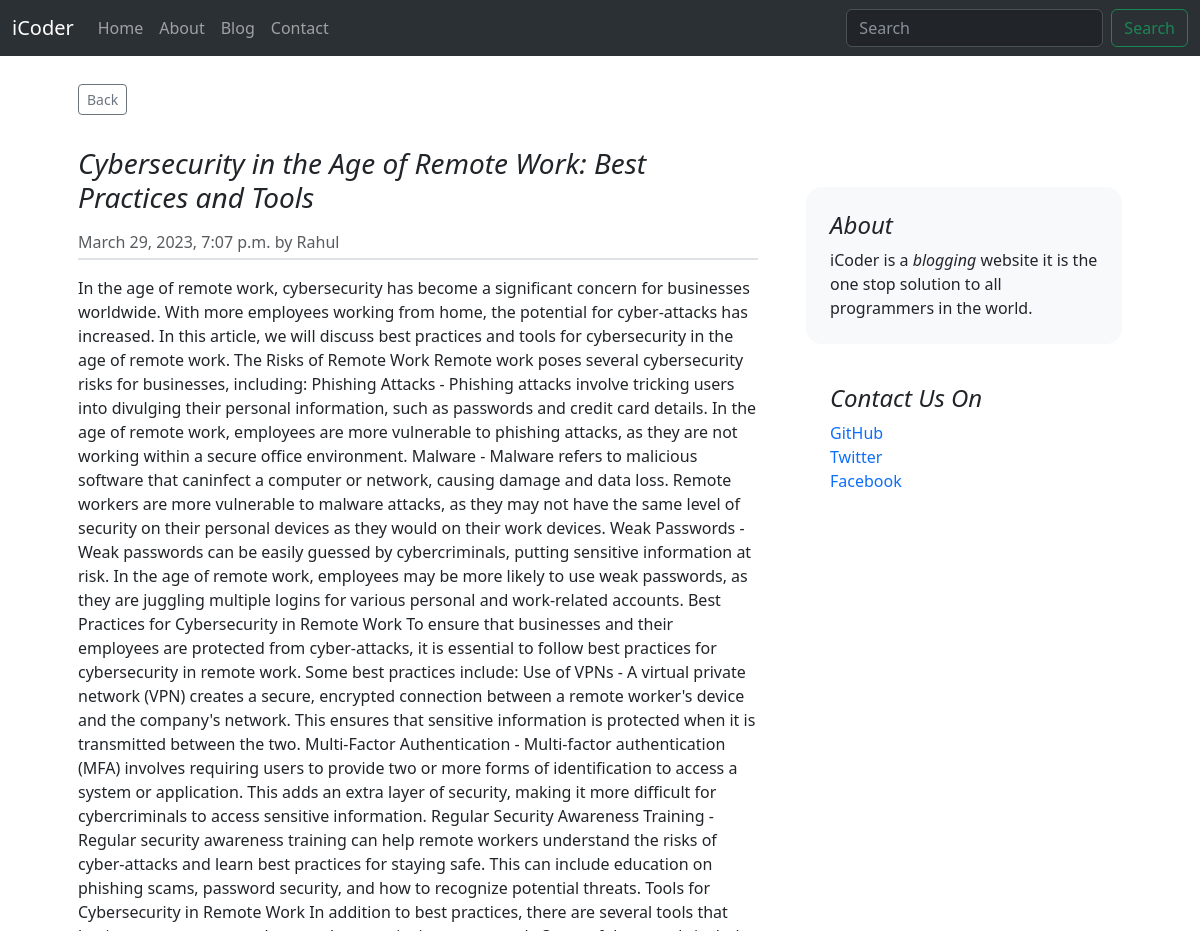
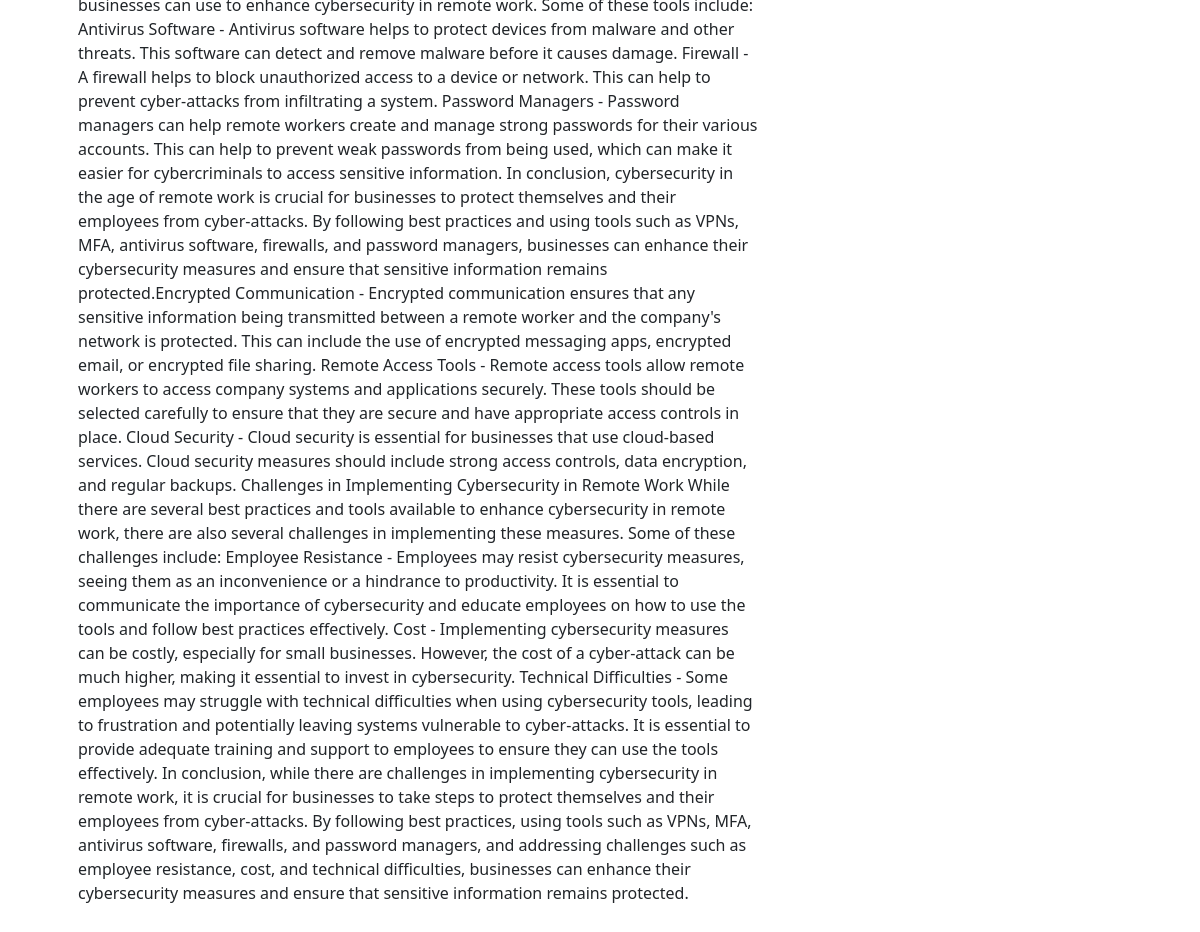
The app's page /blog/cybersecurity-in-the-age-of-remote-work-best-practices-and-tools with its own data (2 pictures, top to bottom).
### blog/models.py (models this page shows, shortened)
class Post(models.Model):
    sno = models.AutoField(primary_key=True)
    title = models.CharField(max_length=255)
    author = models.CharField(max_length=13)
    content = models.TextField()
    timestamp = models.DateTimeField(blank=True)
    slug = models.SlugField(null=True, max_length=255)

### blog/views.py (the view)
# urls.py: path("<slug:slug>", views.blogPost, name='post_detail'),
def blogPost(request, slug):
    post = Post.objects.filter(slug=slug).first()
    context = {"post": post}
    return render(request, "blog/blogpost.html", context)

### templates/blog/blogpost.html (shortened to what this page needs)
{% extends '../base.html' %}
{% block body %}
<div class="container px-5">
    <div class="row g-5 mt-1 mb-4">
        <div class="d-grid gap-2 d-md-flex justify-content-between my-4" id="back">
            <a href="/blog"><button id="backbutton" type="button"
                    class="btn btn-outline-secondary btn-sm">Back</button></a>
        </div>
        <div class="col-md-8 mt-2">
            <article class="blog-post">
                <h3 class="pb-2 fst-italic">{{post.title}}</h3>
                <p class="blog-post-meta text-body-secondary border-bottom border-2 mb-3 pb-1">{{post.timestamp}} by {{post.author}}</p>
                <p>{{post.content}}</p>
            </article>
        </div>
        <div class="col-md-4">
            <div class="position-sticky" style="top: 2rem;">
                <div class="p-4 mb-3 bg-light rounded-4">
                    <h4 class="fst-italic">About</h4>
                    <p class="mb-0">iCoder is a <em>blogging</em> website it is the one stop solution to all programmers
                        in the world.</p>
                </div>
                <div class="p-4">
                    <h4 class="fst-italic">Contact Us On</h4>
                    <ol class="list-unstyled">
                        <li><a href="#" class="text-decoration-none">GitHub</a></li>
                        <li><a href="#" class="text-decoration-none">Twitter</a></li>
                        <li><a href="#" class="text-decoration-none">Facebook</a></li>
                    </ol>
                </div>
            </div>
        </div>
    </div>
</div>
{% endblock body %}

### records on screen
Post: title "Cybersecurity in the Age of Remote Work: Best Practices and Tools", timestamp "March 29, 2023, 7:07 p.m.", author "Rahul", content "In the age of remote work, cybersecurity has become a significant concern for businesses worldwide. With more employees working from home, the potential for cyber-attacks has increased. In this article, we will discuss best practices and tools for cybersecurity in the age of remote work. The Risks of Remote Work Remote work poses several cybersecurity risks for businesses, including: Phishing Attacks - Phishing attacks involve tricking users into divulging their personal information, such as passwords and credit card details. In the age of remote work, employees are more vulnerable to phishing attacks, as they are not working within a secure office environment. Malware - Malware refers to…"
